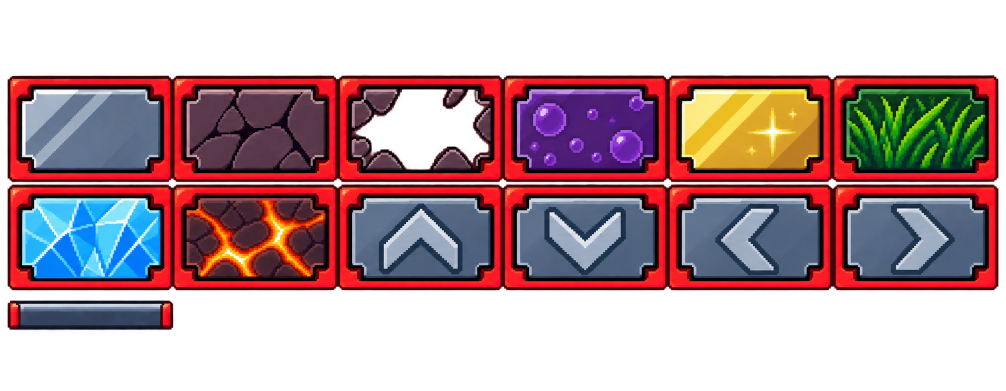
#> input picture poc/assets/generated/ASSET-003/v002/panels_red_source.png, 2012 x 782 px, found by its file name (shown at 1/2 size); the run also reads 1 picture not shown here
$ python pack_hibit.py ../poc/assets/generated/ASSET-004/v001/fireball_source.png ../poc/assets/generated/ASSET-004/v002/fire_burst_source.png
#> lines starting #> are read from the running program, lines starting #| are printed output that depends on the picture; after the words box and inside, x2 and y2 are one past the last pixel; in counts of white or black regions, pixels touching at a corner belong together
#!/usr/bin/env python3
"""POC-24 (POC-28: all of ASSET-003..010): packs our own hi-bit battle art (Codex's approved source sheets under poc/assets/generated/) into a C header
for the host build: include/pkbn/hibit_gfx_data.h. Run by scripts/setup_host.sh; the header is generated, not committed.

    python3 tools/pack_hibit.py <project dir> <out header>

What it does to the sources (see docs/asset-workflow/requests/ASSET-003 and ASSET-004, "Integration"):
- Panels (ASSET-003 v002): each sheet row is six equal cells; every cell is shrunk to 88x52 by area average, reduced to
  16 colours, and its alpha made hard (the BROKEN hole stays transparent). The front edge is shrunk to 88 wide and
  trimmed (not squashed) to 12 rows by dropping rows from its middle.
- Fire (ASSET-004 v001 FIREBALL, v002 the other four): alpha made hard, specks dropped, frames split at the gaps,
  one scale per effect (so growing frames keep their sizes), shrunk by area average, up to 31 colours per effect.
  Each effect is fitted into the area BN6's own frames cover around their anchor (measured from sBn6Frames, doubled),
  so it lands where today's effect does. FIREBALL and FLAME_JET are mirrored to face left like BN6's (the game flips
  them by direction).
- POC-28, impacts (ASSET-006) and strikes (ASSET-010): drawn at hi-bit size on cells that are BN6's extents x2, so each
  frame is placed centred on BN6's box at 1:1. Grey ones keep the five greys as indices 1..5 (the game swaps in the
  type's ramp, packed from type_ramps.json); explosions and smoke keep their colours.
- POC-28, still pictures: the backdrop with its motes and streams (ASSET-005), the HUD (ASSET-007), the Custom screen
  (ASSET-009) and the Program Advance parts (ASSET-008), each up to 64 colours, grey parts as indices 1..5 for the game
  to colour (include/pkbn/gfx.h HI_*).
"""
import os
import sys

import numpy as np
from PIL import Image

PANEL_W, PANEL_H, LIP_H = 88, 52, 12
# sheet order (ASSET-003): NORMAL CRACKED BROKEN POISON HOLY GRASS / ICE LAVA UP DOWN LEFT RIGHT
# game order (include/pkbn/grid_internal.h): NORMAL CRACKED BROKEN POISON HOLY GRASS ICE UP DOWN LEFT RIGHT LAVA
SHEET_TO_GAME = [0, 1, 2, 3, 4, 5, 6, 11, 7, 8, 9, 10]

# BN6 frames' extent around the anchor at 1x (x0, x1, y0, y1), from sBn6Frames (tools/gen_bn6_gfx.py output), and
# how our art sits in it: (horizontal: 'left' | 'right' | 'centre', vertical: 'bottom' | 'centre', mirror)
FIRE = [
    # name, file, frames, delay, loops, BN6 extent, align, mirror
    ('FIREBALL', 'ASSET-004/v001/fireball_source.png', 3, 2, 1, (2, 47, -18, 14), ('left', 'centre'), True),
    ('FIRE_BURST', 'ASSET-004/v002/fire_burst_source.png', 4, 6, 0, (-17, 17, -45, 8), ('centre', 'bottom'), False),
    ('FLAME_JET', 'ASSET-004/v002/flame_jet_source.png', 3, 2, 1, (-93, 8, -49, 12), ('right', 'centre'), True),
    ('FIRE_TALL', 'ASSET-004/v002/fire_tall_source.png', 3, 2, 1, (-20, 19, -52, 5), ('centre', 'bottom'), False),
    ('FIRE_PANEL', 'ASSET-004/v002/fire_panel_source.png', 3, 2, 1, (-16, 16, -46, 8), ('centre', 'bottom'), False),
]


def bgr555(r, g, b):
    return (r >> 3) | ((g >> 3) << 5) | ((b >> 3) << 10) | 0x8000


def shrink(img, size):
    """area-average shrink of an RGBA image with premultiplied alpha (no dark fringes), then hard alpha"""
    out = img.convert('RGBa').resize(size, Image.BOX).convert('RGBA')
    a = np.array(out)
    a[:, :, 3] = np.where(a[:, :, 3] >= 128, 255, 0)
    return Image.fromarray(a)


def quantize(imgs, colours):
    """-> (palette [(r,g,b)], [index arrays]) shared by imgs; index 0 = transparent"""
    w = sum(i.width for i in imgs); h = max(i.height for i in imgs)
    strip = Image.new('RGB', (w, h)); x = 0
    for i in imgs:
        strip.paste(i.convert('RGB'), (x, 0)); x += i.width
    q = strip.quantize(colors=colours, method=Image.Quantize.MEDIANCUT, dither=Image.Dither.NONE)
    colours = min(colours, len(q.getpalette()) // 3)   # (POC-28) art with fewer colours than asked for
    pal = q.getpalette()[:colours * 3]
    idx = np.array(q); outs = []; x = 0
    for i in imgs:
        a = np.array(i)[:, :, 3]
        part = idx[:i.height, x:x + i.width].astype(np.int32) + 1
        part[a == 0] = 0
        outs.append(part.astype(np.uint8)); x += i.width
    return [tuple(pal[k * 3:k * 3 + 3]) for k in range(colours)], outs


def hard_alpha(img, min_area=24):
    """alpha >= 128 -> opaque, the rest clear; drops specks smaller than min_area pixels (source scale)"""
    a = np.array(img.convert('RGBA'))
    solid = a[:, :, 3] >= 128
    try:
        from scipy import ndimage
        lab, n = ndimage.label(solid)
        sizes = ndimage.sum(solid, lab, range(1, n + 1))
        for k, sz in enumerate(sizes, 1):
            if sz < min_area:
                solid[lab == k] = False
    except ImportError:
        pass
    a[:, :, 3] = np.where(solid, 255, 0)
    a[~solid] = 0
    return Image.fromarray(a)


def split_frames(img, n):
    """frames left to right, cut at the n-1 widest empty column gaps, each cropped to its content"""
    al = np.array(img)[:, :, 3] > 0
    cols = np.where(al.any(0))[0]
    gaps = [(cols[i + 1] - cols[i], cols[i], cols[i + 1]) for i in range(len(cols) - 1) if cols[i + 1] - cols[i] > 1]
    cuts = sorted(sorted(gaps, reverse=True)[:n - 1], key=lambda g: g[1])
    bounds = [cols[0]] + [(g[1] + g[2]) // 2 for g in cuts] + [cols[-1] + 1]
    frames = []
    for i in range(n):
        f = img.crop((bounds[i], 0, bounds[i + 1], img.height))
        frames.append(f.crop(f.getbbox()))
    return frames


def panels(src_dir):
    out = {}
    for side, name in ((0, 'red'), (1, 'blue')):
        im = Image.open(os.path.join(src_dir, 'ASSET-003/v002/panels_%s_source.png' % name)).convert('RGBA')
        al = np.array(im)[:, :, 3] >= 128
        rows = np.where(al.any(1))[0]
        bands = []                                            # vertical runs of art: two panel rows, then the lip
        start = rows[0]
        for i in range(1, len(rows)):
            if rows[i] != rows[i - 1] + 1:
                bands.append((start, rows[i - 1] + 1)); start = rows[i]
        bands.append((start, rows[-1] + 1))
        if len(bands) == 2:                                   # the two panel rows touch (blue v002): halve the band
            (a0, a1), lipband = bands
            bands = [(a0, (a0 + a1) // 2), ((a0 + a1) // 2, a1), lipband]
        assert len(bands) == 3, '%s: expected 2 panel rows and the front edge, found %d bands' % (name, len(bands))
        cells = []
        for (y0, y1) in bands[:2]:
            cols = np.where(al[y0:y1].any(0))[0]
            x0, x1 = cols[0], cols[-1] + 1
            w = (x1 - x0) / 6
            for i in range(6):
                cells.append(im.crop((round(x0 + i * w), y0, round(x0 + (i + 1) * w), y1)))
        imgs = [None] * 12
        for k, c in enumerate(cells):
            imgs[SHEET_TO_GAME[k]] = shrink(c, (PANEL_W, PANEL_H))
        # the front edge: shrink to 88 wide, then drop rows from the middle down to 12
        y0, y1 = bands[2]
        cols = np.where(al[y0:y1].any(0))[0]
        lip = im.crop((cols[0], y0, cols[-1] + 1, y1))
        h = max(LIP_H, round(lip.height * PANEL_W / lip.width))
        lip = shrink(lip, (PANEL_W, h))
        if h > LIP_H:
            a = np.array(lip); keep = list(range(LIP_H // 2)) + list(range(h - (LIP_H - LIP_H // 2), h))
            lip = Image.fromarray(a[keep])
        out[side] = (imgs, lip)
    return out


def fire(src_dir):
    effects = []
    for name, rel, n, delay, loops, (bx0, bx1, by0, by1), (ah, av), mirror in FIRE:
        im = hard_alpha(Image.open(os.path.join(src_dir, rel)))
        frames = split_frames(im, n)
        if mirror:
            frames = [f.transpose(Image.FLIP_LEFT_RIGHT) for f in frames]
        tx0, tx1, ty0, ty1 = bx0 * 2, bx1 * 2, by0 * 2, by1 * 2          # the target area at 2x
        mw = max(f.width for f in frames); mh = max(f.height for f in frames)
        s = min((tx1 - tx0) / mw, (ty1 - ty0) / mh)
        placed = []
        for f in frames:
            g = shrink(f, (max(1, round(f.width * s)), max(1, round(f.height * s))))
            bb = g.getbbox() or (0, 0, g.width, g.height)
            g = g.crop(bb)
            ox = tx0 if ah == 'left' else tx1 - g.width if ah == 'right' else (tx0 + tx1) // 2 - g.width // 2
            oy = ty1 - g.height if av == 'bottom' else (ty0 + ty1) // 2 - g.height // 2
            placed.append((g, ox, oy))
        pal, idx = quantize([p[0] for p in placed], 31)
        effects.append((name, delay, loops, pal, [(p[0].width, p[0].height, p[1], p[2], i) for p, i in zip(placed, idx)]))
    return effects


# ---- POC-28: ASSET-005..010 (all approved) ------------------------------------------------------------------------
GREYS = [(0x20, 0x20, 0x20), (0x58, 0x58, 0x58), (0x90, 0x90, 0x90), (0xc8, 0xc8, 0xc8), (0xff, 0xff, 0xff)]
TYPE_ORDER = ['Normal', 'Fighting', 'Flying', 'Poison', 'Ground', 'Rock', 'Bug', 'Ghost', 'Steel', None, 'Fire',
              'Water', 'Grass', 'Electric', 'Psychic', 'Ice', 'Dragon', 'Dark']   # the game's TYPE_* ids (9 = ???)

# effect sheets drawn at hi-bit size already (their cells are BN6's extents x2): fx id, file, cell w, frames, holds,
# grey (tinted by the type ramp) or colour, BN6 extent at 1x (x0, x1, y0, y1) the cell is centred on
EFFECTS = [
    ('HIT', 'ASSET-006/v001/hit.png', 64, 6, [1, 1, 2, 2, 2, 2], True, (-16, 16, -16, 16)),
    ('HIT_SMALL', 'ASSET-006/v002/hit_small.png', 64, 4, [1, 1, 1, 1], True, (-15, 16, -12, 16)),
    ('HIT_STAR', 'ASSET-006/v002/hit_star.png', 92, 5, [2, 3, 3, 2, 2], True, (-27, 19, -37, 6)),
    ('DUST', 'ASSET-006/v002/dust.png', 64, 4, [2, 2, 2, 2], True, (-21, 11, -12, 11)),
    ('EXPLODE', 'ASSET-006/v002/explode.png', 112, 6, [2, 4, 4, 4, 4, 4], False, (-24, 32, -24, 32)),
    ('EXPLODE_SMALL', 'ASSET-006/v002/explode_small.png', 64, 6, [2, 3, 3, 3, 4, 4], False, (-16, 16, -31, 16)),
    ('SMOKE', 'ASSET-006/v002/smoke.png', 48, 8, [2] * 8, False, (-7, 8, -8, 8)),
    ('SLASH', 'ASSET-010/v002/slash.png', 76, 4, [4, 4, 3, 3], True, (-22, 15, -35, 36)),
    ('SLASH_ARC', 'ASSET-010/v002/slash_arc.png', 142, 5, [1, 3, 3, 3, 1], True, (-41, 30, -52, 36)),
    ('CLAW', 'ASSET-010/v002/claw.png', 84, 5, [1, 3, 3, 3, 1], True, (-28, 14, -56, 46)),
    ('HI_STAB', 'ASSET-010/v002/stab.png', 62, 2, [3, 2], True, (-15, 16, -6, 7)),
    ('HI_JAWS', 'ASSET-010/v002/jaws.png', 64, 5, [3, 3, 2, 6, 6], True, (-16, 16, -24, 24)),
]


def grey_index(img):
    """RGBA in the five greys -> indices 1..5 (darkest first), 0 = clear"""
    a = np.array(img.convert('RGBA'))
    idx = np.zeros(a.shape[:2], np.uint8)
    for k, g in enumerate(GREYS, 1):
        idx[(a[:, :, 3] > 0) & (np.abs(a[:, :, :3].astype(int) - g).sum(2) <= 24)] = k
    left = (a[:, :, 3] > 0) & (idx == 0)
    if left.any():   # off-grey pixels (none in the approved sheets): nearest grey by brightness
        lum = a[:, :, :3].mean(2)
        idx[left] = 1 + np.abs(lum[left, None] - np.array([g[0] for g in GREYS])[None]).argmin(1)
    return idx


def effects(src_dir):
    out = []
    for name, rel, cw, n, holds, grey, (bx0, bx1, by0, by1) in EFFECTS:
        im = Image.open(os.path.join(src_dir, rel)).convert('RGBA')
        ch = im.height
        cx, cy = bx0 + bx1, by0 + by1                       # the BN6 box's centre at 2x
        frames = []
        for i in range(n):
            cell = im.crop((i * (cw + 8), 0, i * (cw + 8) + cw, ch))
            bb = cell.getbbox() or (0, 0, 1, 1)
            frames.append((cell.crop(bb), cx - cw // 2 + bb[0], cy - ch // 2 + bb[1]))
        if grey:
            pal = GREYS
            idx = [grey_index(f[0]) for f in frames]
        else:
            pal, idx = quantize([f[0] for f in frames], 31)
        out.append((name, holds, grey, pal, [(f[0].width, f[0].height, f[1], f[2], i) for f, i in zip(frames, idx)]))
    return out


# [8 lines left out: function ramps, not called in this run]


# still pictures (name, file, crop box or None, grey: True = the five greys as indices 1..5 for the game to tint)
STILLS = [
    ('BACKDROP', 'ASSET-005/v002/backdrop.png', None, False),
    ('H1_PLAYER', 'ASSET-007/v002/player.png', None, False),
    ('H1_FOE', 'ASSET-007/v002/foe.png', None, False),
    ('H1_SYNC1', 'ASSET-007/v002/synchro1.png', None, False),
    ('H1_SYNC2', 'ASSET-007/v002/synchro2.png', None, False),
    ('H2_TAG', 'ASSET-007/v003/h2_tag.png', None, True),
    ('H3_TROUGH', 'ASSET-007/v003/h3_trough.png', None, False),
    ('H3_FILL', 'ASSET-007/v003/h3_fill.png', None, True),
    ('H4_FRAME', 'ASSET-007/v003/h4_frame.png', None, False),
    ('H4_FILL', 'ASSET-007/v003/h4_fill.png', None, True),
    ('H4_FULL1', 'ASSET-007/v003/h4_full_1.png', None, False),
    ('H4_FULL2', 'ASSET-007/v003/h4_full_2.png', None, False),
    ('H4_FULL3', 'ASSET-007/v003/h4_full_3.png', None, False),
    ('H4_FULL4', 'ASSET-007/v003/h4_full_4.png', None, False),
    ('H5_LINE', 'ASSET-007/v003/h5_line.png', None, False),
    ('C1_WINDOW', 'ASSET-009/v002/window_body.png', None, False),
    ('C2_ART', 'ASSET-009/v002/art_frame.png', None, False),
    ('C3_SLOT', 'ASSET-009/v002/slot.png', None, True),
    ('C5_OK1', 'ASSET-009/v002/ok.png', (0, 0, 44, 56), False),
    ('C5_OK2', 'ASSET-009/v002/ok.png', (52, 0, 96, 56), False),
    ('C4_TL1', 'ASSET-009/v002/cursor.png', (0, 0, 12, 12), False),
    ('C4_TR1', 'ASSET-009/v002/cursor.png', (20, 0, 32, 12), False),
    ('C4_BL1', 'ASSET-009/v002/cursor.png', (40, 0, 52, 12), False),
    ('C4_BR1', 'ASSET-009/v002/cursor.png', (60, 0, 72, 12), False),
    ('C4_TL2', 'ASSET-009/v002/cursor.png', (80, 0, 92, 12), False),
    ('C4_TR2', 'ASSET-009/v002/cursor.png', (100, 0, 112, 12), False),
    ('C4_BL2', 'ASSET-009/v002/cursor.png', (120, 0, 132, 12), False),
    ('C4_BR2', 'ASSET-009/v002/cursor.png', (140, 0, 152, 12), False),
    ('C6_TAB', 'ASSET-009/v002/chosen_tab.png', None, True),
    ('C7_PA1', 'ASSET-009/v002/pa_preview.png', (0, 0, 168, 52), False),
    ('C7_PA2', 'ASSET-009/v002/pa_preview.png', (176, 0, 344, 52), False),
] + [('MOTE_%d_%d' % (r, f), 'ASSET-005/v003/motes.png', (f * 14, r * 14, f * 14 + 6, r * 14 + 6), False)
     for r in range(3) for f in range(4)] \
  + [('STREAM_%d' % k, 'ASSET-005/v003/data_streams.png', (k * 16, 0, k * 16 + 8, 120), False) for k in range(4)] \
  + [('PA_CARD_%d' % k, 'ASSET-008/v002/card_flip.png', (k * 80, 0, k * 80 + 72, 88), False) for k in range(4)] \
  + [('PA_TRAIL_%d' % k, 'ASSET-008/v002/trail.png', (k * 104, 0, k * 104 + 96, 24), True) for k in range(4)] \
  + [('PA_EMBLEM_%d' % k, 'ASSET-008/v002/emblem.png', (k * 136, 0, k * 136 + 128, 128), False) for k in range(7)] \
  + [('PA_BURST_%d' % k, 'ASSET-008/v002/burst.png', (k * 216, 0, k * 216 + 208, 208), True) for k in range(6)] \
  + [('PA_BANNER', 'ASSET-008/v002/banner.png', None, False)] \
  + [('PA_SHINE_%d' % k, 'ASSET-008/v002/shine.png', (k * 248, 0, k * 248 + 240, 36), False) for k in range(4)] \
  + [('PA_SYM_%d' % k, 'ASSET-008/v003/type_symbols.png', (k * 40, 0, k * 40 + 32, 32), True) for k in range(17)]


# [13 lines left out: function stills, not called in this run]


def c_bytes(arr):
    flat = [str(int(v)) for v in arr.flatten()]
    return ',\n    '.join(','.join(flat[i:i + 32]) for i in range(0, len(flat), 32))


def main():
    project, out_path = sys.argv[1], sys.argv[2]
    src = os.path.join(project, 'poc', 'assets', 'generated')
    lines = ['// GENERATED by tools/pack_hibit.py from poc/assets/generated (our own art: ASSET-003..010).',
             '// Hi-bit (2x) images: w, h, ox, oy in buffer pixels. Not committed: scripts/setup_host.sh rebuilds it.',
             '#define PKBN_HIBIT_PANEL_TYPES 12', '#define PKBN_HIBIT_VERSION 2', '']
    P = panels(src)
#> in panels, im is the input picture: PIL image 2012x782 RGBA; mean R, G, B, A 66.5, 36.8, 41.8, 133.6
#> in panels, `al = np.array(im)[:, :, 3] >= 128`:
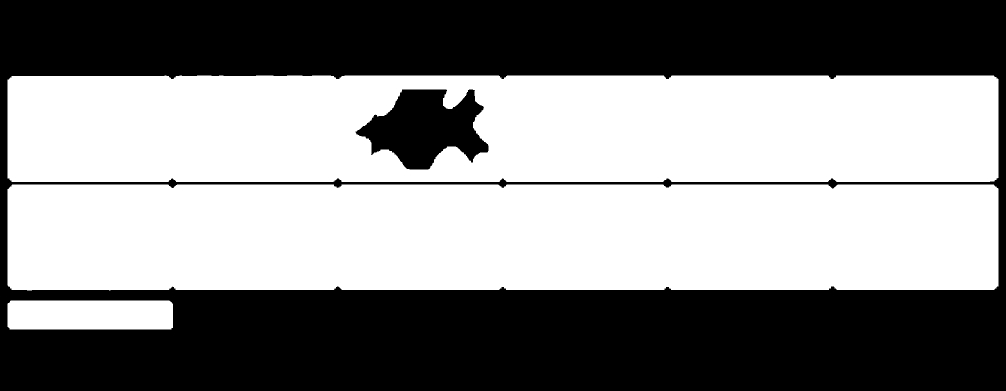
#> al: shape (782, 2012) bool (shown at 1/2 size); 52.8% white; 2 black regions, box (x1, y1, x2, y2) and area: (0, 0, 2012, 782) 716085, (711, 179, 977, 339) 25972
#> in panels, `rows = np.where(al.any(1))[0]`: rows = 483 values from 151 to 658
#> in panels, `start = rows[0]`: start = 151
#> the loop in panels, `for i in range(1, len(rows)):` made 482 passes
#> start on passes 213, 425: 369, 601
#> after the loop in panels, `for i in range(1, len(rows)):`: bands = [(151, 364), (369, 581)]
#> the loop in panels, `for (y0, y1) in bands[:2]:` made 2 passes
#> (y0, y1, x0, x1, w) on passes 1 to 2: (151, 364, 15, 1997, 330.3), (369, 581, 15, 1997, 330.3)
#> after the loop in panels, `for (y0, y1) in bands[:2]:`: cells = 12 items
#> the loop in panels, `for k, c in enumerate(cells):` made 12 passes
#> in panels, `y0, y1 = bands[2]`: y0 = 601; y1 = 659
#> in panels, `cols = np.where(al[y0:y1].any(0))[0]`: cols = 331 values from 15 to 345
#> P = 2 items
    for side in (0, 1):
        imgs, lip = P[side]
        for t, img in enumerate(imgs + [lip]):
            pal, (idx,) = quantize([img], 16)
            nm = 'Panel%d_%d' % (side, t)
            lines.append('static const u16 sHiPal_%s[17] = {0x0000,%s};' % (nm, ','.join('0x%04X' % bgr555(*c) for c in pal)))
            lines.append('static const u8 sHiPx_%s[%d] = {\n    %s};' % (nm, idx.size, c_bytes(idx)))
#> this loop made 2 passes
#> after the loop, lines = 57 items
    lines.append('static const struct PkbnImage sHiPanel[2][PKBN_HIBIT_PANEL_TYPES] = {')
    for side in (0, 1):
        lines.append('    {' + ', '.join('{%d, %d, 0, 0, sHiPx_Panel%d_%d, sHiPal_Panel%d_%d, 1}' % (PANEL_W, PANEL_H, side, t, side, t)
                                         for t in range(12)) + '},')
#> after the loop, lines = 60 items
    lines.append('};')
    lines.append('static const struct PkbnImage sHiLip[2] = {' + ', '.join(
        '{%d, %d, 0, 0, sHiPx_Panel%d_12, sHiPal_Panel%d_12, 1}' % (PANEL_W, LIP_H, s, s) for s in (0, 1)) + '};')
    lines.append('')
    frames_c, table_c, first = [], [], 0
    for name, delay, loops, pal, frames in fire(src):
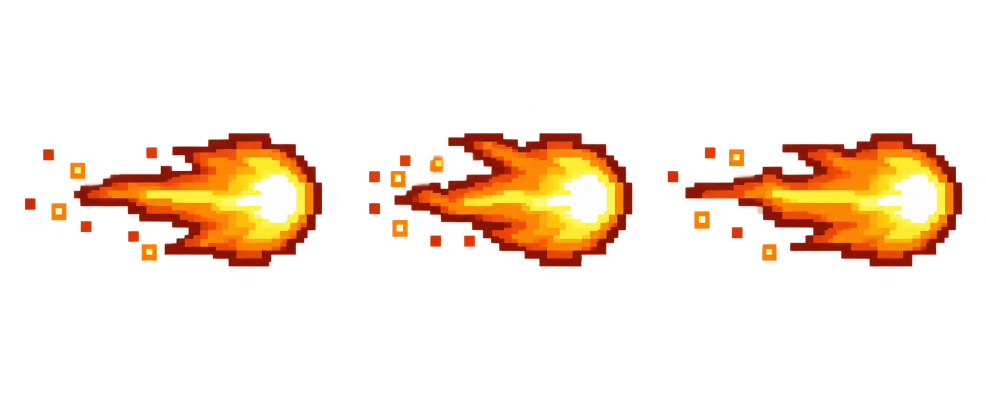
#> input picture poc/assets/generated/ASSET-004/v001/fireball_source.png, 1971 x 798 px, found by its file name (shown at 1/2 size)
#> in hard_alpha, a is the input picture: shape (798, 1971, 4); mean R, G, B, A 39.8, 20.3, 5.6, 41.1
#> in hard_alpha, `lab, n = ndimage.label(solid)`:
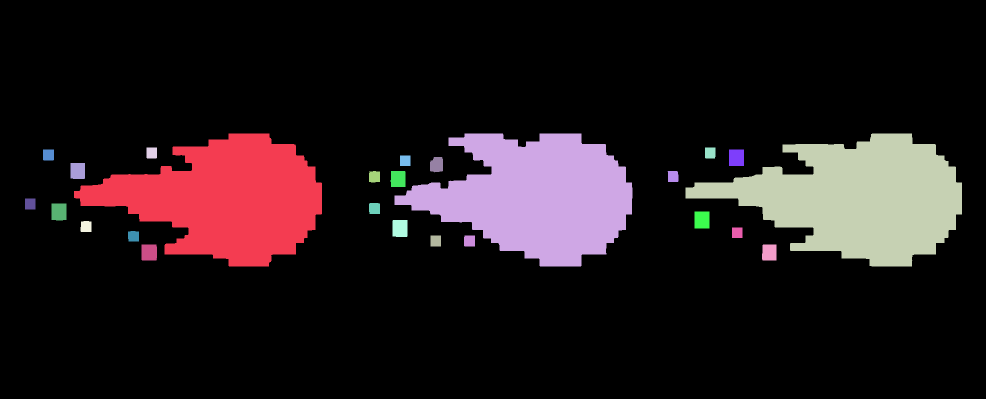
#> lab: shape (798, 1971) int32 (shown at 1/2 size); 26 distinct labels, from 0 to 25; one colour per label, 0 black
#> in hard_alpha, `lab, n = ndimage.label(solid)`: n = 25
#> in hard_alpha, `sizes = ndimage.sum(solid, lab, range(1, n + 1))`: sizes = 25 values, max 84744 at index 2, min 441 at index 7, mean 10221.9
#> the loop in hard_alpha, `for k, sz in enumerate(sizes, 1):` made 25 passes
#> sz on passes 1 to 8: 77596, 78732, 84744, 460, 458, 482, 990, 441
#> in split_frames, `cols = np.where(al.any(0))[0]`: cols = 1652 values from 50 to 1923
#> in split_frames, `gaps = [(cols[i + 1] - cols[i], cols[i], cols[i + 1]) for i in range(l..`: gaps = [(16, 70, 86), (9, 132, 141), (95, 643, 738), (22, 759, 781), (71, 1264, 1335), (15, 1356, 1371)]
#> in split_frames, `cuts = sorted(sorted(gaps, reverse=True)[:n - 1], key=lambda g: g[1])`: cuts = [(95, 643, 738), (71, 1264, 1335)]
#> in split_frames, `bounds = [cols[0]] + [(g[1] + g[2]) // 2 for g in cuts] + [cols[-1] + 1]`: bounds = [50, 690, 1299, 1924]
#> the loop in split_frames, `for i in range(n):` made 3 passes
#> pass 3, in split_frames, `f = img.crop((bounds[i], 0, bounds[i + 1], img.height))`:
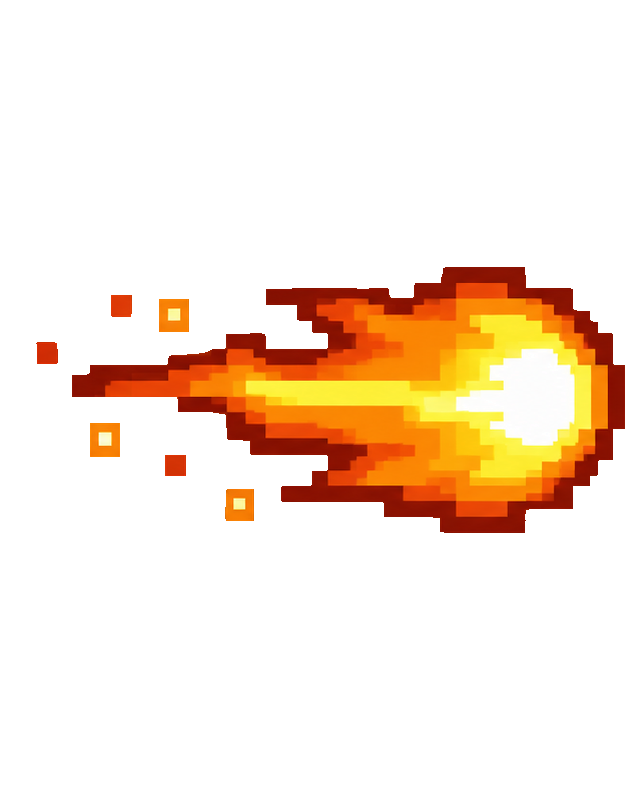
#> f: PIL image 625x798 RGBA; mean R, G, B, A 38.9, 21.6, 6, 45.5; transparent parts drawn white
#> after the loop in split_frames, `for i in range(n):`: frames = 3 items
#> in fire, `mw = max((f.width for f in frames))`: mw = 594
#> in fire, `mh = max((f.height for f in frames))`: mh = 266
#> in fire, `s = min((tx1 - tx0) / mw, (ty1 - ty0) / mh)`: s = 0.152
#> the loop in fire, `for f in frames:` made 3 passes
#> bb on passes 1 to 3: (0, 0, 90, 40), (0, 0, 80, 40), (0, 0, 89, 40)
#> pass 1, in fire, `g = shrink(f, (max(1, round(f.width * s)), max(1, round(f.height * s))))`:
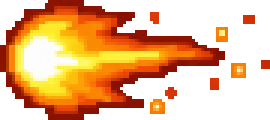
#> g: PIL image 90x40 RGBA (shown 3 times larger); mean R, G, B, A 121.9, 65.5, 18.5, 133.4; transparent parts drawn white
#> after the loop in fire, `for f in frames:`: placed = 3 items
#> after the loop in quantize (call 27), `for i in imgs:`:
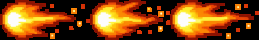
#> strip: PIL image 259x40 RGB; mean R, G, B 130.2, 70.1, 19.5
#> after the loop in quantize (call 27), `for i in imgs:`: x = 259
#> in quantize (call 27), `colours = min(colours, len(q.getpalette()) // 3)`: colours = 31
#> in quantize (call 27), `pal = q.getpalette()[:colours * 3]`: pal = 93 values, max 253 at index 0, min 0 at index 90, mean 116.2
#> the loop in quantize (call 27), `for i in imgs:` made 3 passes
#> pass 1, in quantize (call 27), `part = idx[:i.height, x:x + i.width].astype(np.int32) + 1`:
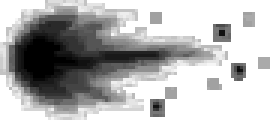
#> part: shape (40, 90) int32 (shown 3 times larger); min 1, max 31, mean 22.1; drawn with min black and max white
#> after the loop in quantize (call 27), `for i in imgs:`: outs = 3 items; x = 259
#> (the rest of the program and of its run is left out)
